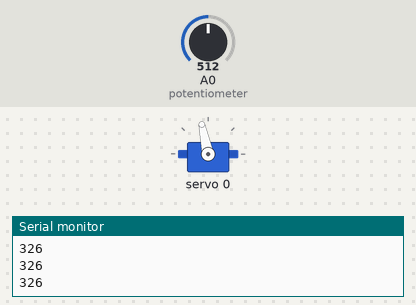
The sketch below on a simulated Arduino Uno, built with avr-gcc and run on an emulated ATmega328P. Parts: servo, the last lines printed to the serial monitor. Inputs (shaded band) come from the test bench; at power-on: A0 (potentiometer) = 512.

Above: at 1.2 s.
1.3 s: A0 (potentiometer) set to 716
At 1.7 s:
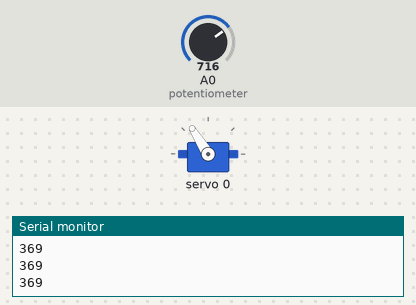
2.8 s: A0 (potentiometer) set to 900
At 4.0 s:
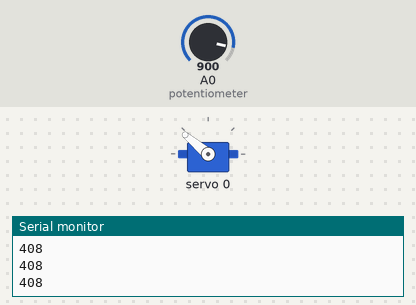
4.3 s: A0 (potentiometer) set to 306
At 5.2 s:
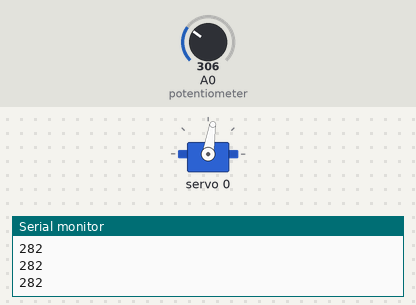
5.8 s: A0 (potentiometer) set to 122
At 6.3 s:
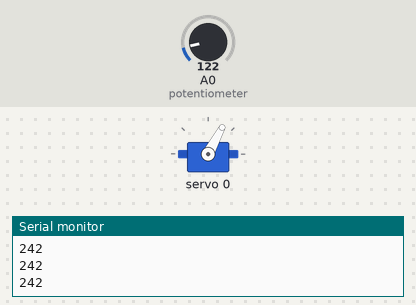
7.3 s: A0 (potentiometer) set to 0
At 8.7 s:
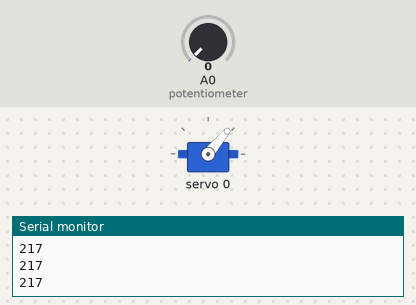
Timing chart, 0 to 9.8 s (numbered marks = the images above; inputs shaded):
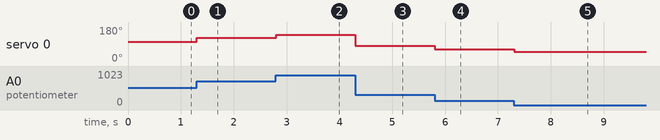

The sketch:

PWMBoard.ino
```cpp
/***************************************************
  This is an example for our keyestudio 16-channel PWM & Servo driver
  PWM test - this will drive 16 PWMs in a 'wave'

  The Servo Shield uses I2C to communicate, 2 pins are required to
  interface. For Arduino UNOs, thats SCL -> Analog 5, SDA -> Analog 4

  keyestudio invests time and resources providing this open source code,
  please support keyestudio and open-source hardware by purchasing
  products from keyestudio !
 ****************************************************/

#include <Wire.h>
#include <Adafruit_PWMServoDriver.h>

// called this way, it uses the default address 0x40
Adafruit_PWMServoDriver pwm = Adafruit_PWMServoDriver();
// you can also call it with a different address you want
//Adafruit_PWMServoDriver pwm = Adafruit_PWMServoDriver(0x41);

int potValue;  // value from the analog pin

void setup() {
  Serial.begin(9600);
  //delay(3000);
  Serial.println("16 channel PWM test!");

  // if you want to really speed stuff up, you can go into 'fast 400khz I2C' mode
  // some i2c devices dont like this so much so if you're sharing the bus, watch
  // out for this!

  pwm.begin();
  pwm.setPWMFreq(50); //maximum is 1600

  // save I2C bitrate
  //uint8_t twbrbackup = TWBR;
  // must be changed after calling Wire.begin() (inside pwm.begin())
  //TWBR = 12; // upgrade to 400KHz!

}

void loop() {
  // Drive each PWM in a 'wave'
  // "safe" limits of 200 and 400 are used here to protect servos with undetermined end stop points
  /*for (uint16_t i=200; i<400; i += 4) {
    for (uint8_t pwmnum=0; pwmnum < 16; pwmnum++) {
      pwm.setPWM(pwmnum, 0, i);
     }
    delay(200);
  }*/

  potValue = analogRead(A0);   // reads the value of the potentiometer (value between 0 and 1023)
  potValue = map(potValue, 0, 1023, 217, 435);   // scale it to use it with the servo library (value between 0 and 180)

  pwm.setPWM(0, 0, potValue);

  Serial.println(potValue);

}
```

Measured:
- after the input at 1.3 s, servo 0: 102° → 122° at once
- after the input at 2.8 s, servo 0: 122° → 140° at once
- after the input at 4.3 s, servo 0: 140° → 81° at once
- after the input at 5.8 s, servo 0: 81° → 62° at once
- after the input at 7.3 s, servo 0: 62° → 50° at once
